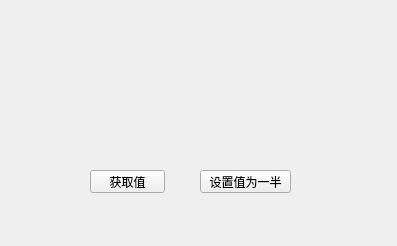
<?xml version="1.0" encoding="UTF-8"?>
<ui version="4.0">
 <class>Widget</class>
 <widget class="QWidget" name="Widget">
  <property name="geometry">
   <rect>
    <x>0</x>
    <y>0</y>
    <width>397</width>
    <height>246</height>
   </rect>
  </property>
  <property name="windowTitle">
   <string>Widget</string>
  </property>
  <widget class="SmallWidget" name="widget" native="true">
   <property name="geometry">
    <rect>
     <x>110</x>
     <y>70</y>
     <width>141</width>
     <height>61</height>
    </rect>
   </property>
  </widget>
  <widget class="QPushButton" name="btn_getNum">
   <property name="geometry">
    <rect>
     <x>90</x>
     <y>170</y>
     <width>75</width>
     <height>23</height>
    </rect>
   </property>
   <property name="text">
    <string>获取值</string>
   </property>
  </widget>
  <widget class="QPushButton" name="btn_setNum">
   <property name="geometry">
    <rect>
     <x>200</x>
     <y>170</y>
     <width>91</width>
     <height>23</height>
    </rect>
   </property>
   <property name="text">
    <string>设置值为一半</string>
   </property>
  </widget>
 </widget>
 <customwidgets>
  <customwidget>
   <class>SmallWidget</class>
   <extends>QWidget</extends>
   <header location="global">smallwidget.h</header>
   <container>1</container>
  </customwidget>
 </customwidgets>
 <resources/>
 <connections/>
</ui>
